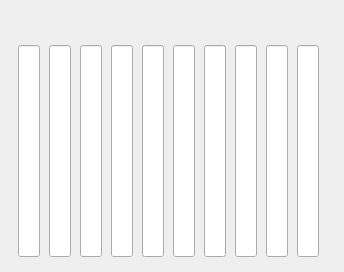
<?xml version="1.0" encoding="UTF-8"?>
<ui version="4.0">
 <class>MainWindow</class>
 <widget class="QMainWindow" name="MainWindow">
  <property name="geometry">
   <rect>
    <x>0</x>
    <y>0</y>
    <width>344</width>
    <height>272</height>
   </rect>
  </property>
  <property name="windowTitle">
   <string>MainWindow</string>
  </property>
  <widget class="QWidget" name="centralwidget">
   <layout class="QGridLayout" name="gridLayout">
    <property name="leftMargin">
     <number>15</number>
    </property>
    <property name="topMargin">
     <number>15</number>
    </property>
    <property name="rightMargin">
     <number>15</number>
    </property>
    <property name="bottomMargin">
     <number>15</number>
    </property>
    <item row="1" column="0">
     <widget class="QProgressBar" name="progressBar">
      <property name="layoutDirection">
       <enum>Qt::LayoutDirection::LeftToRight</enum>
      </property>
      <property name="maximum">
       <number>200</number>
      </property>
      <property name="value">
       <number>0</number>
      </property>
      <property name="textVisible">
       <bool>false</bool>
      </property>
      <property name="orientation">
       <enum>Qt::Orientation::Vertical</enum>
      </property>
      <property name="invertedAppearance">
       <bool>true</bool>
      </property>
     </widget>
    </item>
    <item row="1" column="2">
     <widget class="QProgressBar" name="progressBar_3">
      <property name="maximum">
       <number>200</number>
      </property>
      <property name="value">
       <number>0</number>
      </property>
      <property name="textVisible">
       <bool>false</bool>
      </property>
      <property name="orientation">
       <enum>Qt::Orientation::Vertical</enum>
      </property>
      <property name="invertedAppearance">
       <bool>true</bool>
      </property>
     </widget>
    </item>
    <item row="1" column="5">
     <widget class="QProgressBar" name="progressBar_6">
      <property name="maximum">
       <number>200</number>
      </property>
      <property name="value">
       <number>0</number>
      </property>
      <property name="textVisible">
       <bool>false</bool>
      </property>
      <property name="orientation">
       <enum>Qt::Orientation::Vertical</enum>
      </property>
      <property name="invertedAppearance">
       <bool>true</bool>
      </property>
     </widget>
    </item>
    <item row="1" column="9">
     <widget class="QProgressBar" name="progressBar_10">
      <property name="maximum">
       <number>200</number>
      </property>
      <property name="value">
       <number>0</number>
      </property>
      <property name="textVisible">
       <bool>false</bool>
      </property>
      <property name="orientation">
       <enum>Qt::Orientation::Vertical</enum>
      </property>
      <property name="invertedAppearance">
       <bool>true</bool>
      </property>
     </widget>
    </item>
    <item row="1" column="6">
     <widget class="QProgressBar" name="progressBar_7">
      <property name="maximum">
       <number>200</number>
      </property>
      <property name="value">
       <number>0</number>
      </property>
      <property name="textVisible">
       <bool>false</bool>
      </property>
      <property name="orientation">
       <enum>Qt::Orientation::Vertical</enum>
      </property>
      <property name="invertedAppearance">
       <bool>true</bool>
      </property>
     </widget>
    </item>
    <item row="1" column="4">
     <widget class="QProgressBar" name="progressBar_5">
      <property name="maximum">
       <number>200</number>
      </property>
      <property name="value">
       <number>0</number>
      </property>
      <property name="textVisible">
       <bool>false</bool>
      </property>
      <property name="orientation">
       <enum>Qt::Orientation::Vertical</enum>
      </property>
      <property name="invertedAppearance">
       <bool>true</bool>
      </property>
     </widget>
    </item>
    <item row="1" column="1">
     <widget class="QProgressBar" name="progressBar_2">
      <property name="maximum">
       <number>200</number>
      </property>
      <property name="value">
       <number>0</number>
      </property>
      <property name="textVisible">
       <bool>false</bool>
      </property>
      <property name="orientation">
       <enum>Qt::Orientation::Vertical</enum>
      </property>
      <property name="invertedAppearance">
       <bool>true</bool>
      </property>
     </widget>
    </item>
    <item row="1" column="7">
     <widget class="QProgressBar" name="progressBar_8">
      <property name="maximum">
       <number>200</number>
      </property>
      <property name="value">
       <number>0</number>
      </property>
      <property name="textVisible">
       <bool>false</bool>
      </property>
      <property name="orientation">
       <enum>Qt::Orientation::Vertical</enum>
      </property>
      <property name="invertedAppearance">
       <bool>true</bool>
      </property>
     </widget>
    </item>
    <item row="0" column="0" colspan="10">
     <widget class="QLabel" name="pingLabel">
      <property name="font">
       <font>
        <family>Monospace</family>
        <pointsize>16</pointsize>
        <bold>true</bold>
       </font>
      </property>
      <property name="text">
       <string/>
      </property>
      <property name="alignment">
       <set>Qt::AlignmentFlag::AlignCenter</set>
      </property>
     </widget>
    </item>
    <item row="1" column="3">
     <widget class="QProgressBar" name="progressBar_4">
      <property name="maximum">
       <number>200</number>
      </property>
      <property name="value">
       <number>0</number>
      </property>
      <property name="textVisible">
       <bool>false</bool>
      </property>
      <property name="orientation">
       <enum>Qt::Orientation::Vertical</enum>
      </property>
      <property name="invertedAppearance">
       <bool>true</bool>
      </property>
     </widget>
    </item>
    <item row="1" column="8">
     <widget class="QProgressBar" name="progressBar_9">
      <property name="maximum">
       <number>200</number>
      </property>
      <property name="value">
       <number>0</number>
      </property>
      <property name="textVisible">
       <bool>false</bool>
      </property>
      <property name="orientation">
       <enum>Qt::Orientation::Vertical</enum>
      </property>
      <property name="invertedAppearance">
       <bool>true</bool>
      </property>
     </widget>
    </item>
   </layout>
  </widget>
 </widget>
 <resources/>
 <connections/>
</ui>
